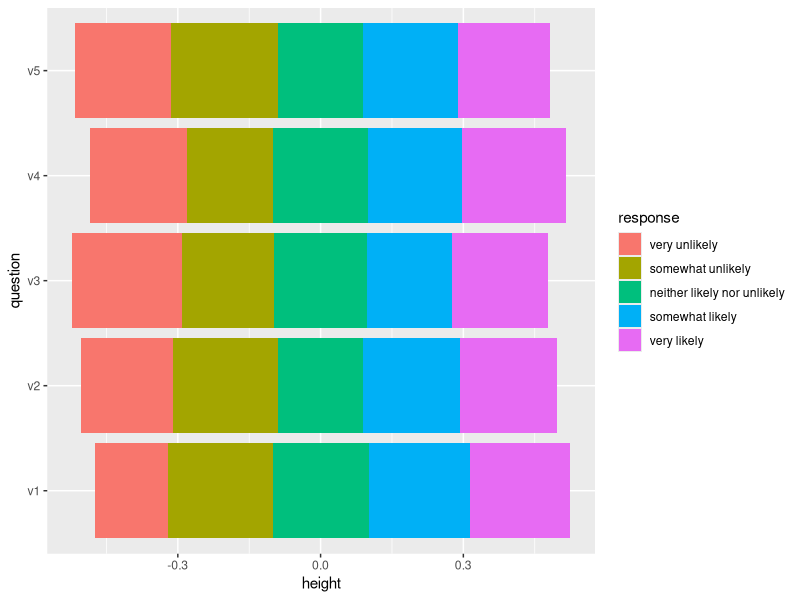

Source code (R): (Note: this script raises an error after producing the figure.)
## ---- chunk 1
knitr::opts_chunk$set(echo = TRUE)
options(tidyverse.quiet = TRUE)
## ---- chunk 2
library(tidyverse)


levels <- c("very unlikely"  ,      "somewhat unlikely" ,       
            "neither likely nor unlikely",  "somewhat likely",  "very likely")
levels <- levels |> factor(levels)

sample(levels, 20, replace = T)

stress_synthetic_wide <- data.frame(v1 = sample(levels, 500, replace = T),
                                    v2 = sample(levels, 500, replace = T),
                                    v3 = sample(levels, 500, replace = T),
                                    v4 = sample(levels, 500, replace = T),
                                    v5 = sample(levels, 500, replace = T))
                                    

head(stress_synthetic_wide)

set.seed(12345)
stress_synthetic_long <- stress_synthetic_wide |> 
  pivot_longer(cols = everything()) |>
  rename(question = name,
         response = value ) |>
  arrange(question) |>
  mutate(response_collapse = case_when(response |> as.numeric() %in% 1:2 ~ "unlikley",
                                      response |> as.numeric() %in% 4:5  ~ "likely",
                                      response |> as.numeric() == 3 ~ "neither"))


library(ggstats)

stress_synthetic_long |>
  ggplot() + 
  aes(y = question) +
  geom_likert() +
  aes(fill = response)


stress_synthetic_long |>
  ggplot() + 
  aes(y = question) +
  geom_likert(data = . %>% filter(response_collapse != "neither")) +
  aes(fill = response) + 
  geom_likert_text(data = . %>%  filter(response_collapse != "neither"),
                   aes(fill = response_collapse),
                   position_likert(vjust = .5))

# + 
  # geom_bar(data = . %>% filter(response_collapse == "neither"),
           # position = )
geom_likert_text


## ---- chunk 3
